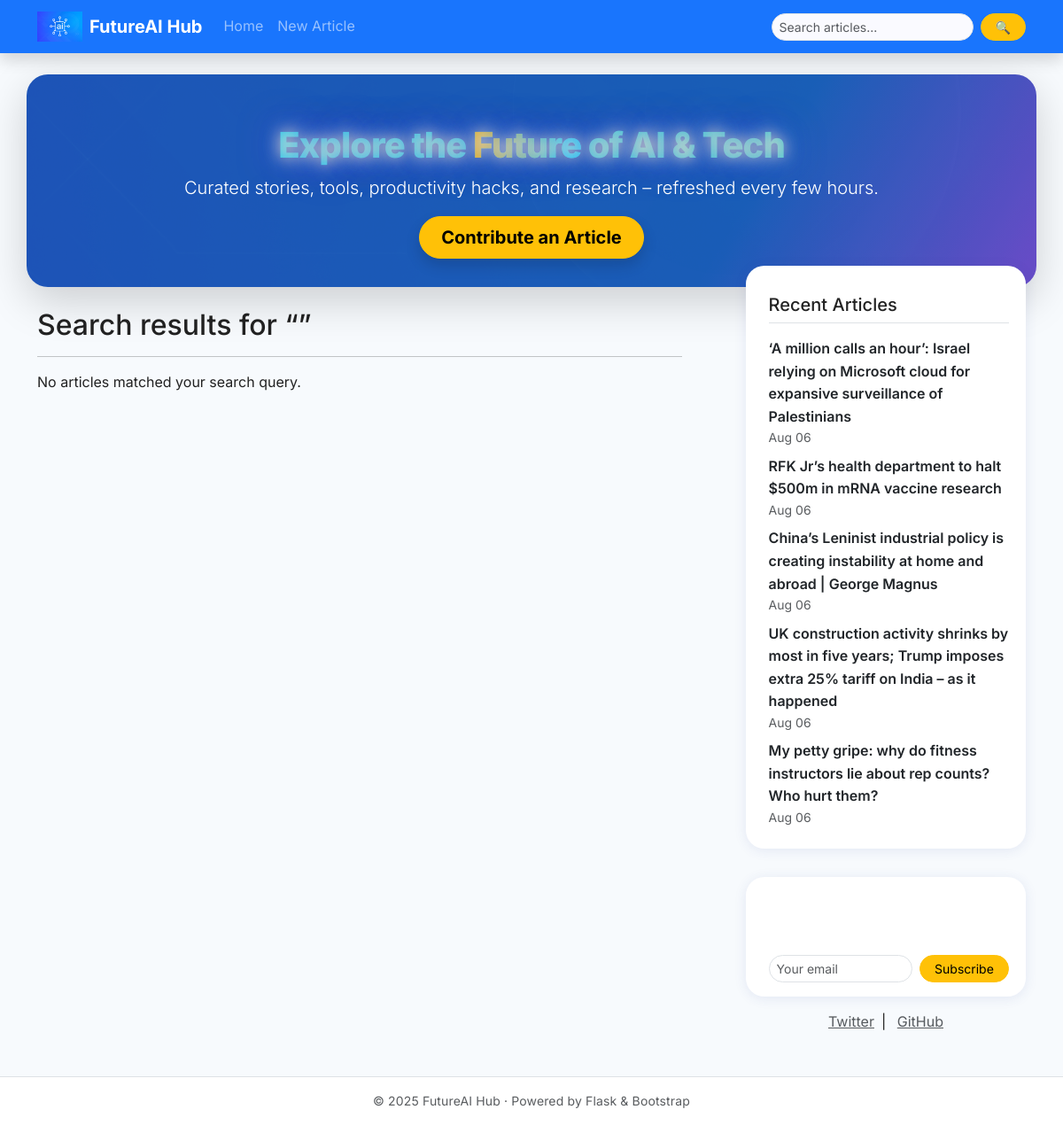
Screenshot of /search with the database file from the repository.
### futureai-hub/app.py (models this page shows)
class Post(db.Model):
    id = db.Column(db.Integer, primary_key=True)
    title = db.Column(db.String(200), nullable=False)
    summary = db.Column(db.String(300))
    body = db.Column(db.Text, nullable=False)
    image_url = db.Column(db.String(300))
    source_url = db.Column(db.String(350))
    timestamp = db.Column(db.DateTime, default=datetime.utcnow)
    is_imported = db.Column(db.Boolean, default=False)
    source_name = db.Column(db.String(80))

### futureai-hub/app.py (the view, shortened to what this page needs)
@app.route('/search')
def search():
    query = request.args.get('q', '').strip()
    posts = []
    recent_posts = Post.query.order_by(Post.timestamp.desc()).limit(5).all()
    return render_template('search.html', posts=posts, query=query, recent_posts=recent_posts)

### futureai-hub/app.py (called while the page is built)
@app.context_processor
def inject_now():
    return {'datetime': datetime}

### futureai-hub/templates/search.html (shortened to what this page needs)
{% extends "base.html" %}
{% block content %}
<h2>Search results for &ldquo;{{ query }}&rdquo;</h2>
<hr>
{% if posts %}
  <div class="list-group">
    {% for post in posts %}
      <a href="{{ url_for('post_detail', post_id=post.id) }}" class="list-group-item list-group-item-action mb-2">
        <h5>{{ post.title }}</h5>
        <p class="mb-1">{{ post.summary or post.body[:150] ~ '...' }}</p>
      </a>
    {% endfor %}
  </div>
{% else %}
  <p>No articles matched your search query.</p>
{% endif %}
{% endblock %}

### futureai-hub/templates/base.html (shortened to what this page needs)
<!DOCTYPE html>
<html lang="en">
<head>
  <link href="https://cdn.jsdelivr.net/npm/bootstrap@5.3.2/dist/css/bootstrap.min.css" rel="stylesheet">
  <link rel="stylesheet" href="{{ url_for('static', filename='style.css') }}">
</head>
<body>
<nav class="navbar navbar-expand-lg navbar-dark navbar-glass sticky-top shadow">
  <div class="container">
    <a class="navbar-brand fw-bold d-flex align-items-center" href="{{ url_for('home') }}">
      <img src="{{ url_for('static', filename='ai-icon.png') }}" alt="FutureAI Hub Logo" height="34" class="me-2"> FutureAI Hub
    </a>
    <div class="collapse navbar-collapse" id="nvb">
      <ul class="navbar-nav me-auto">
        <li class="nav-item"><a class="nav-link" href="{{ url_for('home') }}">Home</a></li>
        <li class="nav-item"><a class="nav-link" href="{{ url_for('new_post') }}">New Article</a></li>
      </ul>
      <form class="d-flex ms-lg-3" role="search" action="{{ url_for('search') }}" method="GET">
        <input class="form-control form-control-sm search me-2" type="search" name="q" placeholder="Search articles..." value="{{ request.args.q or '' }}">
        <button class="btn btn-warning btn-sm px-3 rounded-pill" type="submit">🔍</button>
      </form>
    </div>
  </div>
</nav>
<section class="hero-gradient container mb-4 mt-4 shadow-lg position-relative">
  <div class="hero-content text-center">
    <h1>Explore the <span style="background:linear-gradient(90deg,#fcb900,#00e0ff 85%);-webkit-background-clip:text;-webkit-text-fill-color:transparent;">Future</span> of AI & Tech</h1>
    <p class="lead mb-3">Curated stories, tools, productivity hacks, and research – refreshed every few hours.</p>
    <a href="{{ url_for('new_post') }}" class="btn btn-warning btn-lg fw-bold shadow rounded-pill px-4">Contribute an Article</a>
  </div>
  <div class="hero-bg-fade"></div>
</section>
<div class="container main-news-grid">
  <div class="row g-lg-5">
    <main class="col-lg-8">
      {% block content %}{% endblock %}
    </main>
    <aside class="col-lg-4 mt-4 mt-lg-0 ps-lg-5">
      <div class="sticky-top" style="top: 85px;">
        <div class="sidebar-section">
          <h5 class="mb-3 border-bottom pb-2">Recent Articles</h5>
          <ul class="list-unstyled mb-2">
            {% if recent_posts %}
              {% for post in recent_posts %}
                <li class="mb-2">
                  <a href="{{ url_for('post_detail', post_id=post.id) }}" class="link-dark fw-semibold text-decoration-none">{{ post.title }}</a>
                  <span class="small text-muted d-block">{{ post.timestamp.strftime('%b %d') }}</span>
                </li>
              {% endfor %}
            {% else %}<li class="small"><em>No recent articles yet.</em></li>{% endif %}
          </ul>
        </div>
        <div class="sidebar-section bg-gradient-blue text-white text-center mb-3">
          <strong>Get updates →</strong>
          <div class="small mb-2">Sign up for fresh AI & tech news.</div>
          <form action="#" method="POST" class="d-flex gap-2 justify-content-center">
            <input type="email" name="email" placeholder="Your email" class="form-control form-control-sm rounded-pill" required>
            <button class="btn btn-warning btn-sm px-3 rounded-pill" type="submit">Subscribe</button>
          </form>
        </div>
        <div class="text-center mt-2">
          <a href="#" class="text-muted me-2">Twitter</a>|
          <a href="#" class="text-muted ms-2">GitHub</a>
        </div>
      </div>
    </aside>
  </div>
</div>
<footer class="bg-white border-top pt-3 pb-3 text-center small text-muted mt-5" style="letter-spacing:.01em;">
  &copy; {{ datetime.utcnow().year }} FutureAI Hub · Powered by Flask & Bootstrap
</footer>
</body>
</html>

### futureai-hub/static/style.css (style rules this page uses)
body { font-family: 'Inter', Arial, sans-serif; background: #f7fafd; color: #222; line-height: 1.6; margin: 0; padding: 0; }
.navbar-glass { background: rgba(13,110,253,0.95); backdrop-filter: blur(12px); }
.hero-gradient { background: linear-gradient(120deg, #1656af 70%, #6f42c1 98%); color: #fff; box-shadow: 0 0.5rem 1.5rem #07396736; border-radius: 24px; margin-bottom: 2.5rem; position: relative; overflow: hidden; z-index: 2; }
.hero-gradient .hero-bg-fade { background: url('/static/default-cover.jpg') center/cover no-repeat; position: absolute; inset: 0; opacity: 0.13; z-index: 1; }
.hero-content { position: relative; z-index: 2; padding: 3.5rem 1rem 2rem 1rem; }
.main-news-grid { margin-bottom: 2.5rem; }
.sidebar-section { background: #fff; border-radius: 1.3rem; box-shadow: 0 2px 14px #2d44a01a; padding: 2rem 1.2rem 1rem 1.6rem; margin-bottom: 2rem; }
.search { border-radius: 22px; background: #fafaff; }
footer { border-top: 1.5px solid #e3e5ef; color: #6c7293; font-size: 0.98rem; padding: 1rem 0; user-select: none; }

### rows the page displays
Post: title "‘A million calls an hour’: Israel relying on Microsoft cloud for expansive surveillance of Palestinians", timestamp "Aug 06"
Post: title "RFK Jr’s health department to halt $500m in mRNA vaccine research", timestamp "Aug 06"
Post: title "China’s Leninist industrial policy is creating instability at home and abroad | George Magnus", timestamp "Aug 06"
Post: title "UK construction activity shrinks by most in five years; Trump imposes extra 25% tariff on India – as it happened", timestamp "Aug 06"
Post: title "My petty gripe: why do fitness instructors lie about rep counts? Who hurt them?", timestamp "Aug 06"
